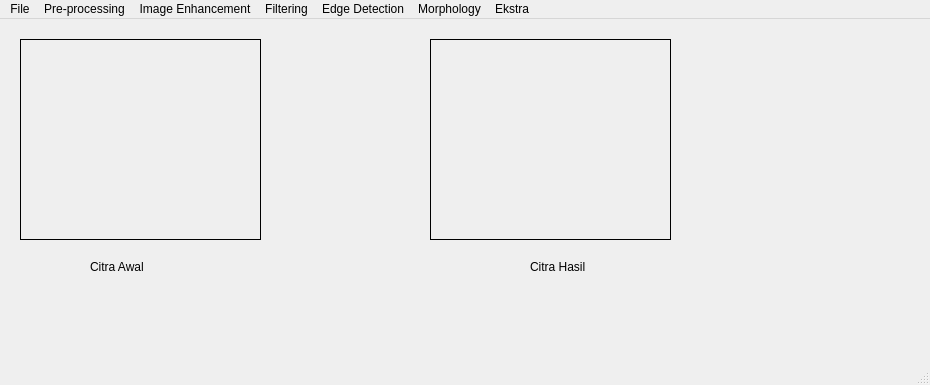
<?xml version="1.0" encoding="UTF-8"?>
<ui version="4.0">
 <class>MainWindow</class>
 <widget class="QMainWindow" name="MainWindow">
  <property name="geometry">
   <rect>
    <x>0</x>
    <y>0</y>
    <width>930</width>
    <height>385</height>
   </rect>
  </property>
  <property name="windowTitle">
   <string>MainWindow</string>
  </property>
  <widget class="QWidget" name="centralwidget">
   <widget class="QLabel" name="label">
    <property name="geometry">
     <rect>
      <x>20</x>
      <y>20</y>
      <width>241</width>
      <height>201</height>
     </rect>
    </property>
    <property name="frameShape">
     <enum>QFrame::Box</enum>
    </property>
    <property name="text">
     <string/>
    </property>
   </widget>
   <widget class="QLabel" name="label_2">
    <property name="geometry">
     <rect>
      <x>430</x>
      <y>20</y>
      <width>241</width>
      <height>201</height>
     </rect>
    </property>
    <property name="frameShape">
     <enum>QFrame::Box</enum>
    </property>
    <property name="text">
     <string/>
    </property>
   </widget>
   <widget class="QLabel" name="label_3">
    <property name="geometry">
     <rect>
      <x>90</x>
      <y>240</y>
      <width>61</width>
      <height>16</height>
     </rect>
    </property>
    <property name="text">
     <string>Citra Awal</string>
    </property>
   </widget>
   <widget class="QLabel" name="label_4">
    <property name="geometry">
     <rect>
      <x>530</x>
      <y>240</y>
      <width>61</width>
      <height>16</height>
     </rect>
    </property>
    <property name="text">
     <string>Citra Hasil</string>
    </property>
   </widget>
  </widget>
  <widget class="QMenuBar" name="menubar">
   <property name="geometry">
    <rect>
     <x>0</x>
     <y>0</y>
     <width>930</width>
     <height>22</height>
    </rect>
   </property>
   <widget class="QMenu" name="menuFile">
    <property name="title">
     <string>File</string>
    </property>
    <addaction name="actionLoad_Image"/>
    <addaction name="actionSave_Image"/>
   </widget>
   <widget class="QMenu" name="menuPre_processing">
    <property name="title">
     <string>Pre-processing</string>
    </property>
    <addaction name="actionGrayscale_2"/>
    <addaction name="actionBinary_2"/>
   </widget>
   <widget class="QMenu" name="menuImage_Enhancement">
    <property name="title">
     <string>Image Enhancement</string>
    </property>
    <addaction name="actionBrightness"/>
    <addaction name="actionContrast_Stretching"/>
    <addaction name="actionHistogram_Equalization"/>
   </widget>
   <widget class="QMenu" name="menuFiltering">
    <property name="title">
     <string>Filtering</string>
    </property>
    <addaction name="actionGaussian_Blur"/>
    <addaction name="actionGaussian_Blur_2"/>
    <addaction name="actionSharpen"/>
   </widget>
   <widget class="QMenu" name="menuEdge_Detection">
    <property name="title">
     <string>Edge Detection</string>
    </property>
    <addaction name="actionSobel"/>
    <addaction name="actionPrewitt"/>
    <addaction name="actionCanny"/>
   </widget>
   <widget class="QMenu" name="menuMorphology">
    <property name="title">
     <string>Morphology</string>
    </property>
    <addaction name="actionDilasi"/>
    <addaction name="actionErosi"/>
    <addaction name="actionOpening"/>
    <addaction name="actionClosing"/>
   </widget>
   <addaction name="menuFile"/>
   <addaction name="menuPre_processing"/>
   <addaction name="menuImage_Enhancement"/>
   <addaction name="menuFiltering"/>
   <addaction name="menuEdge_Detection"/>
   <widget class="QMenu" name="menuEkstra">
    <property name="title">
     <string>Ekstra</string>
    </property>
    <addaction name="actionExport_TXT"/>
    <addaction name="actionExport_Excel"/>
   </widget>
   <addaction name="menuMorphology"/>
   <addaction name="menuEkstra"/>
  </widget>
  <widget class="QStatusBar" name="statusbar"/>
  <action name="actionLoad_Image">
   <property name="text">
    <string>Load Image</string>
   </property>
  </action>
  <action name="actionSave_Image">
   <property name="text">
    <string>Save Image</string>
   </property>
  </action>
  <action name="actionGrayscale">
   <property name="text">
    <string>Grayscale</string>
   </property>
  </action>
  <action name="actionBinary">
   <property name="text">
    <string>Binary</string>
   </property>
  </action>
  <action name="actionGrayscale_2">
   <property name="text">
    <string>Grayscale</string>
   </property>
  </action>
  <action name="actionBinary_2">
   <property name="text">
    <string>Binary</string>
   </property>
  </action>
  <action name="actionBrightness">
   <property name="text">
    <string>Brightness</string>
   </property>
  </action>
  <action name="actionContrast_Stretching">
   <property name="text">
    <string>Contrast Stretching</string>
   </property>
  </action>
  <action name="actionHistogram_Equalization">
   <property name="text">
    <string>Histogram Equalization</string>
   </property>
  </action>
  <action name="actionGaussian_Blur">
   <property name="text">
    <string>Gaussian Blur</string>
   </property>
  </action>
  <action name="actionGaussian_Blur_2">
   <property name="text">
    <string>Median Filter</string>
   </property>
  </action>
  <action name="actionSharpen">
   <property name="text">
    <string>Sharpen</string>
   </property>
  </action>
  <action name="actionSobel">
   <property name="text">
    <string>Sobel</string>
   </property>
  </action>
  <action name="actionPrewitt">
   <property name="text">
    <string>Prewitt</string>
   </property>
  </action>
  <action name="actionCanny">
   <property name="text">
    <string>Canny</string>
   </property>
  </action>
  <action name="actionDilasi">
   <property name="text">
    <string>Dilasi</string>
   </property>
  </action>
  <action name="actionErosi">
   <property name="text">
    <string>Erosi</string>
   </property>
  </action>
  <action name="actionOpening">
   <property name="text">
    <string>Opening</string>
   </property>
  </action>
  <action name="actionClosing">
   <property name="text">
    <string>Closing</string>
   </property>
  </action>
  <action name="actionExport_TXT">
   <property name="text">
    <string>Export TXT</string>
   </property>
  </action>
  <action name="actionExport_Excel">
   <property name="text">
    <string>Export Excel</string>
   </property>
  </action>
 </widget>
 <resources/>
 <connections/>
</ui>
